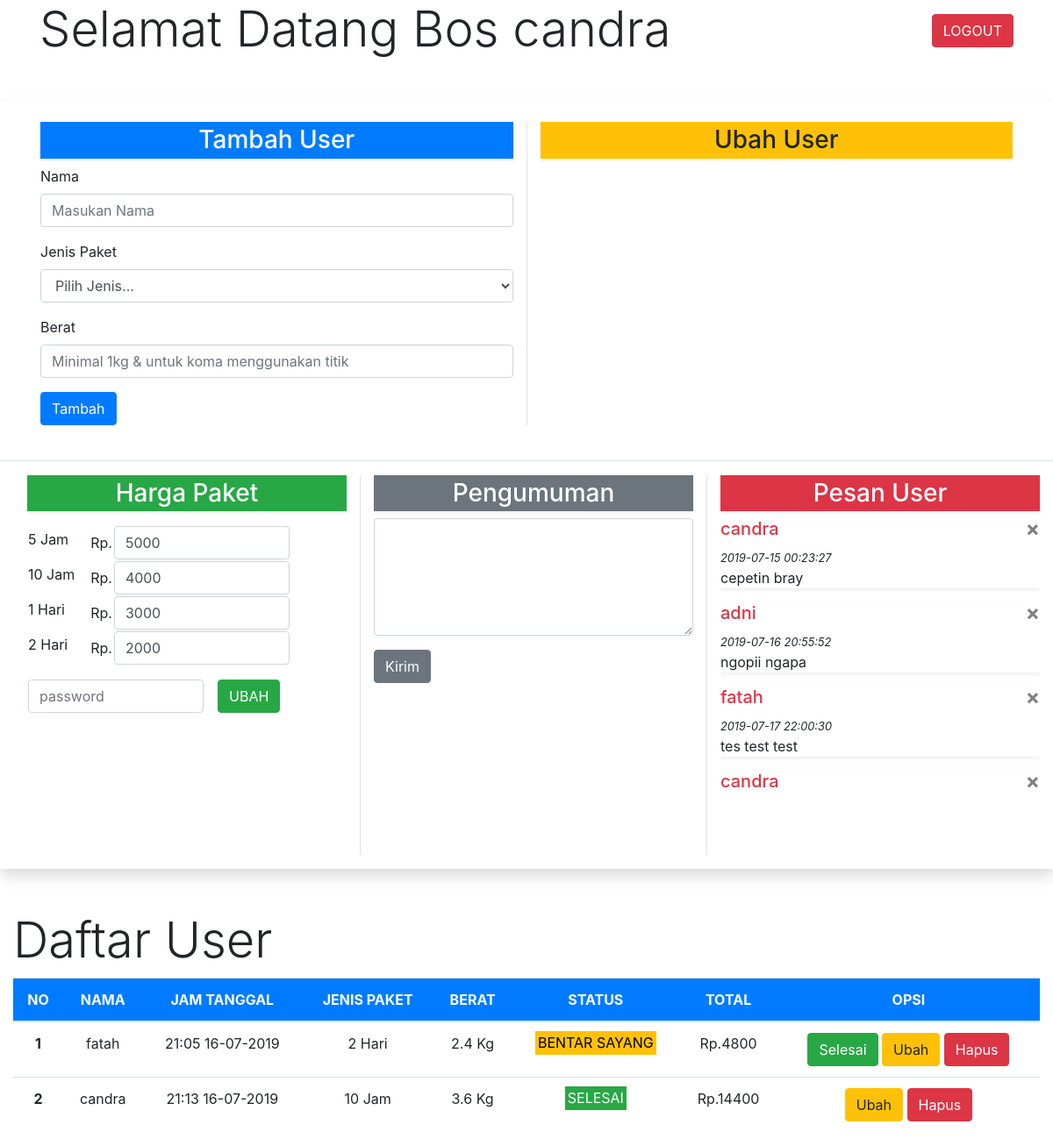
/adminLaundry.php (signed in), run on the app's committed database.
### tables this page shows
CREATE TABLE `harga` (
  `id` int(11) NOT NULL,
  `paket` varchar(100) NOT NULL,
  `harga` int(11) NOT NULL
);

CREATE TABLE `komplain` (
  `id` int(11) NOT NULL,
  `nama` varchar(100) NOT NULL,
  `tanggal` datetime NOT NULL DEFAULT CURRENT_TIMESTAMP,
  `pesan` varchar(200) NOT NULL
);

CREATE TABLE `konsumen` (
  `id` int(11) NOT NULL,
  `nama` varchar(50) NOT NULL,
  `tanggal` varchar(20) NOT NULL,
  `jenis` varchar(20) NOT NULL,
  `berat` float NOT NULL,
  `status` varchar(20) NOT NULL DEFAULT 'PROSES',
  `harga` int(11) NOT NULL
);

### adminLaundry.php (the view, shortened to what this page needs)
<?php
    include "my.php";
?>
<!doctype html>
<html lang="en">
  <head>
    <link rel="stylesheet" href="bootstrap/css/bootstrap.min.css">
    <link rel="stylesheet" href="css/style.css">
  </head>
  <body>
    <div class="container">
        <form action="" method="post">
            <button type="btn" name="logout" class="btn btn-danger float-right mt-3">LOGOUT</button>
        </form>
        <h1 class="display-4">Selamat Datang Bos <?= $_SESSION["admin"]?></h1>
    </div>
    <div class="container-fluid bg-white shadow mt-5">
        <div class="row m-3 pb-3 py-4">
            <div class="col border-right">
                <h3 class="shadow-sm bg-primary text-white text-center p-1">Tambah User</h3>
                <form action="" method="post">
                    <div class="form-group">
                        <label>Nama</label>
                        <input type="text" name="nama" class="form-control <?= $ada; ?>" placeholder="Masukan Nama" autocomplete="off" value="<?php if(isset($_POST['nama'])) {echo $_POST['nama'];}?>">
                    </div>
                    <div class="form-group">
                        <label>Jenis Paket</label>
                        <select class="form-control <?= $selectKosong ?>" name="jenis">
                            <option class="">Pilih Jenis...</option>
                        </select>
                    </div>
                    <div class="form-group">
                        <label>Berat</label>
                        <input type="number" step="any" name="berat" class="form-control" placeholder="Minimal 1kg & untuk koma menggunakan titik">
                    </div>
                    <button type="submit" name="tambah" class="btn btn-primary">Tambah</button>
                </form>
            </div>
            <div class="col">
            <h3 class="shadow-sm bg-warning text-center p-1">Ubah User</h3>
            </div>
        </div>
        <div class="row border-top ">
            <div class="col my-3 ml-3">
                <h3 class="shadow-sm bg-success text-white text-center p-1 mb-3">Harga Paket</h3>
                <form action="" method="post">
                    <table>
                            <tr>
                                <?php
                                $query = mysqli_query($kon,"SELECT * FROM harga");
                                while ($data = mysqli_fetch_array($query)) { ?>
                                <div class="form-group">
                                <td><label class="float-left mr-3"><?= $data['paket'];?> </label></td>
                                <td>Rp. </td>
                                <td><input type="number" class="form-control" style="width: 200px;" name="<?= $data['id'];?>" value="<?=$data['harga'];?>"></td>
                                </div>
                            <tr>
                                <?php }
                                ?>
                            <tr>
                               <td colspan="3" class="pt-3"><input type="password" name="pass" class="form-control <?= $inputred ?> float-left mr-3 " style="width: 200px;" placeholder="password"></<input>
                               <button type="submit" name="ubahHarga" class="btn btn-success">UBAH</button></td>
                            </tr>
                    </table>
                </form>
            </div>
            <div class="col my-3 border-left border-right">
                <h3 class="shadow-sm bg-secondary text-white text-center p-1">Pengumuman</h3>
                <form action="" method="post">
                    <div class="form-group">
                        <textarea type="text" class="form-control" name="kabar" rows="5" placeholder="Enter your Message"> </textarea>
                        <button type="submit" name="kirimkabar" class="btn btn-secondary mt-3">Kirim</button>
                    </div>
                </form>
            </div>
            <div class="col my-3">
                <h3 class="shadow-sm bg-danger text-white text-center p-1">Pesan User</h3>
                <div class="overflow-auto w-100 h-75">
                    <?php
                    $query = mysqli_query($kon, "SELECT * FROM komplain");
                    while ($data = mysqli_fetch_array($query)) { ?>
                        <div class="shadow-sm">
                            <a href="adminLaundry.php?x-kabar=<?=$data['id']?>" class="close" aria-label="Close">
                                <span aria-hidden="true">&times;</span>
                            </a>
                            <h5 class="text-danger"><?=$data['nama']?></h5>
                            <small class="font-italic"><?=$data['tanggal']?></small>
                            <p><?=$data['pesan']?></p>
                        </div>
                        <?php } ?>
                </div>
            </div>
        </div>
    </div>
    <div class="container-fluid mt-5">
        <h2 class="display-4">Daftar User</h2>
    <table class="table table-hover">
        <thead class="bg-primary text-white">
            <tr class="text-center">
                <th scope="col">NO</th>
                <th scope="col">NAMA</th>
                <th scope="col">JAM TANGGAL</th>
                <th scope="col">JENIS PAKET</th>
                <th scope="col">BERAT</th>
                <th scope="col">STATUS</th>
                <th scope="col">TOTAL</th>
                <th scope="col" class="text-center">OPSI</th>
            </tr>
        </thead>
        <tbody>
            <?php
            $n = 1;
            $query = mysqli_query($kon, "SELECT * FROM konsumen");
            while ($data = mysqli_fetch_array($query)) {
                ($data['status'] == "SELESAI" ? $bgstat = "bg-success text-white" : $bgstat = "bg-warning");
                ?>
            <tr class="text-center">
                <th scope="row"><?= $n ?></th>
                <td><?= $data['nama'];?></td>
                <td><?= $data['tanggal'];?></td>
                <td><?= $data['jenis'];?></td>
                <td><?= $data['berat'];?> Kg</td>
                <td><mark class="<?=$bgstat?>"><?= $data['status'];?></mark></td>
                <td>Rp.<?= $data['harga'];?></td>
                <td>
                    <?php if($data['status'] != "SELESAI") { ?>
                    <a href="adminLaundry.php?selesai=<?= $data["id"]; ?>" class="btn btn-success" onclick="return confirm('Klik Ok untuk menyelesaikan ?');">Selesai</a>
                    <?php } ?>
                    <a href="adminLaundry.php?ubah=<?= $data["id"]; ?>" class="btn btn-warning"">Ubah</a>
                    <a href="adminLaundry.php?hapus=<?= $data["id"]; ?>" class="btn btn-danger" onclick="return confirm('Apakah anda yakin menghapus ?');">Hapus</a>
                </td>
            </tr>
            <?php $n++;
            } ?>
        </tbody>
    </table>
    </div>
  </body>
</html>

### css/style.css (style rules this page uses)
html { scroll-behavior: smooth; }

### data on the page
harga: paket "5 Jam", harga "5000"
harga: paket "10 Jam", harga "4000"
harga: paket "1 Hari", harga "3000"
harga: paket "2 Hari", harga "2000"
komplain: nama "candra", tanggal "2019-07-15 00:23:27", pesan "cepetin bray"
komplain: nama "adni", tanggal "2019-07-16 20:55:52", pesan "ngopii ngapa"
komplain: nama "fatah", tanggal "2019-07-17 22:00:30", pesan "tes test test"
komplain: nama "candra"
konsumen: nama "fatah", tanggal "21:05 16-07-2019", jenis "2 Hari", berat "2.4", status "BENTAR SAYANG", harga "4800"
konsumen: nama "candra", tanggal "21:13 16-07-2019", jenis "10 Jam", berat "3.6", status "SELESAI", harga "14400"

### other printed values
$_SESSION["admin"] "candra"
